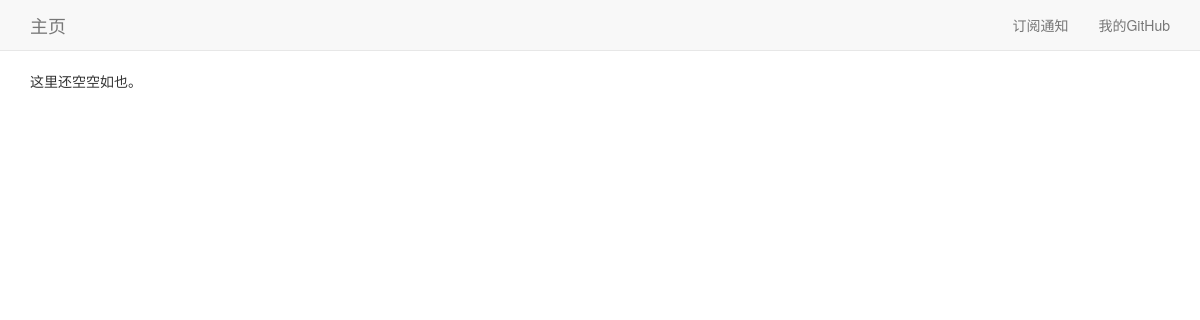
The app's page /, older data.
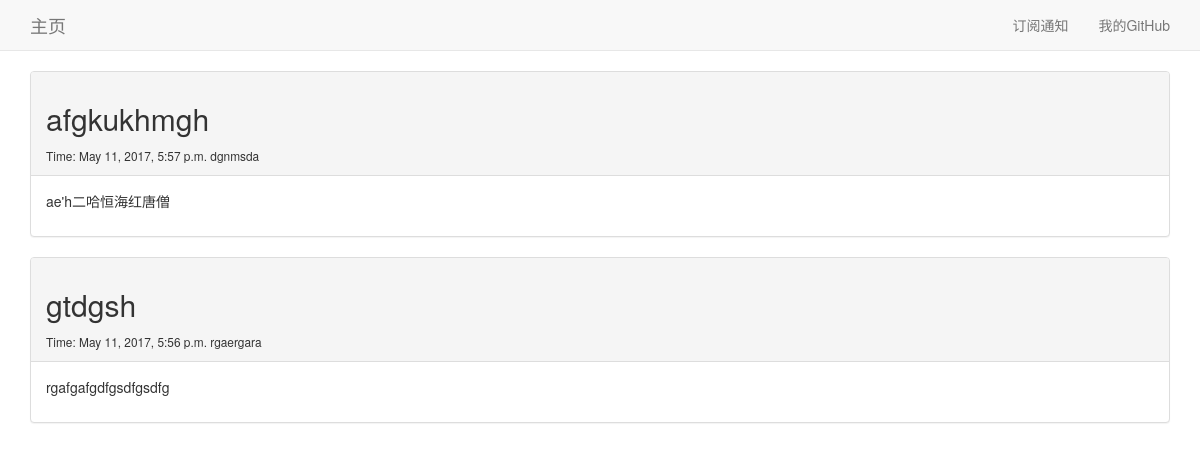
The same page, newer data.
### blog_main_part/models.py (models this page shows, shortened)
class Article(models.Model):
    title = models.CharField(max_length=100)
    category = models.CharField(max_length=50, blank=True)
    date_added = models.DateTimeField(auto_now_add=True)
    content = models.TextField(blank=True, null=True)
    class Meta:
        ordering = ['-date_added']
        verbose_name_plural = "articles"

### blog_main_part/views.py (the view)
# urls.py: url(r'^$', views.home, name='home'),
@cache_page(60 * 15)
def home(request):
    post_list = Article.objects.all()  # 获取Article模型的全部数据
    return render(request, 'blog_main_part/home.html', {'post_list': post_list})

### blog_main_part/templates/blog_main_part/home.html
{% extends "blog_main_part/base.html" %} {% load bootstrap3 %} {% block content %} {% for post in post_list %}
<section class="panel panel-default">
    <header class="panel-heading">
        <h2>
                {{ post.title }}
        </h2>
        <small>
          Time: <span>{{ post.date_added }}</span>
                <span>{{ post.category }}</span>
        </small>
    </header>
    <div class="panel-body">
        <p>
            {{ post.content }}
        </p>
    </div>
</section>
{% empty %} 这里还空空如也。 {% endfor %} {% endblock content %}

Row changes from the older to the newer data that the page shows:
added Article: title "afgkukhmgh", date_added "May 11, 2017, 5:57 p.m.", category "dgnmsda", content "ae'h二哈恒海红唐僧"
added Article: title "gtdgsh", date_added "May 11, 2017, 5:56 p.m.", category "rgaergara", content "rgafgafgdfgsdfgsdfg"
Text that changed along with them:
text no longer shown: "这里还空空如也。"
